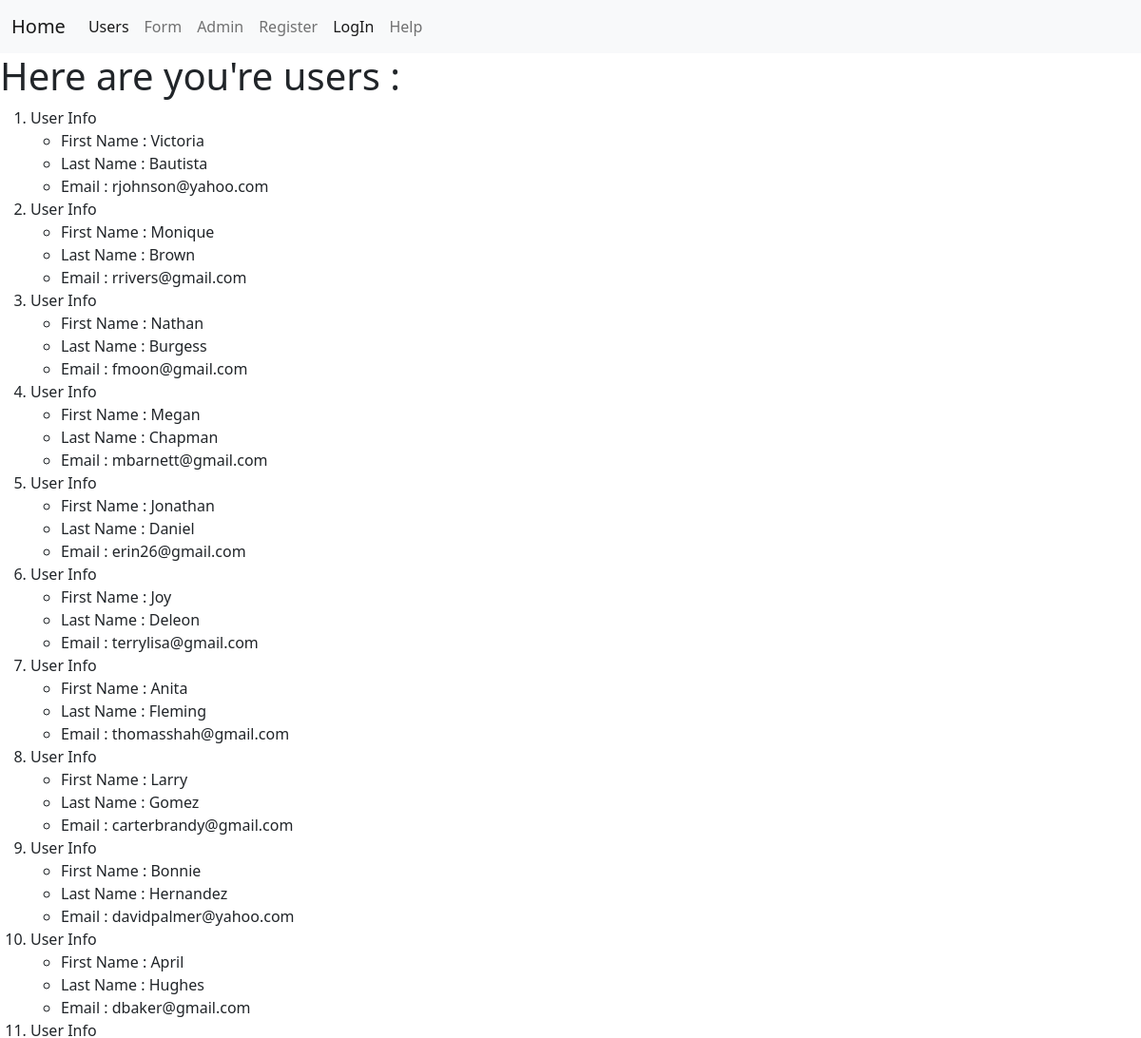
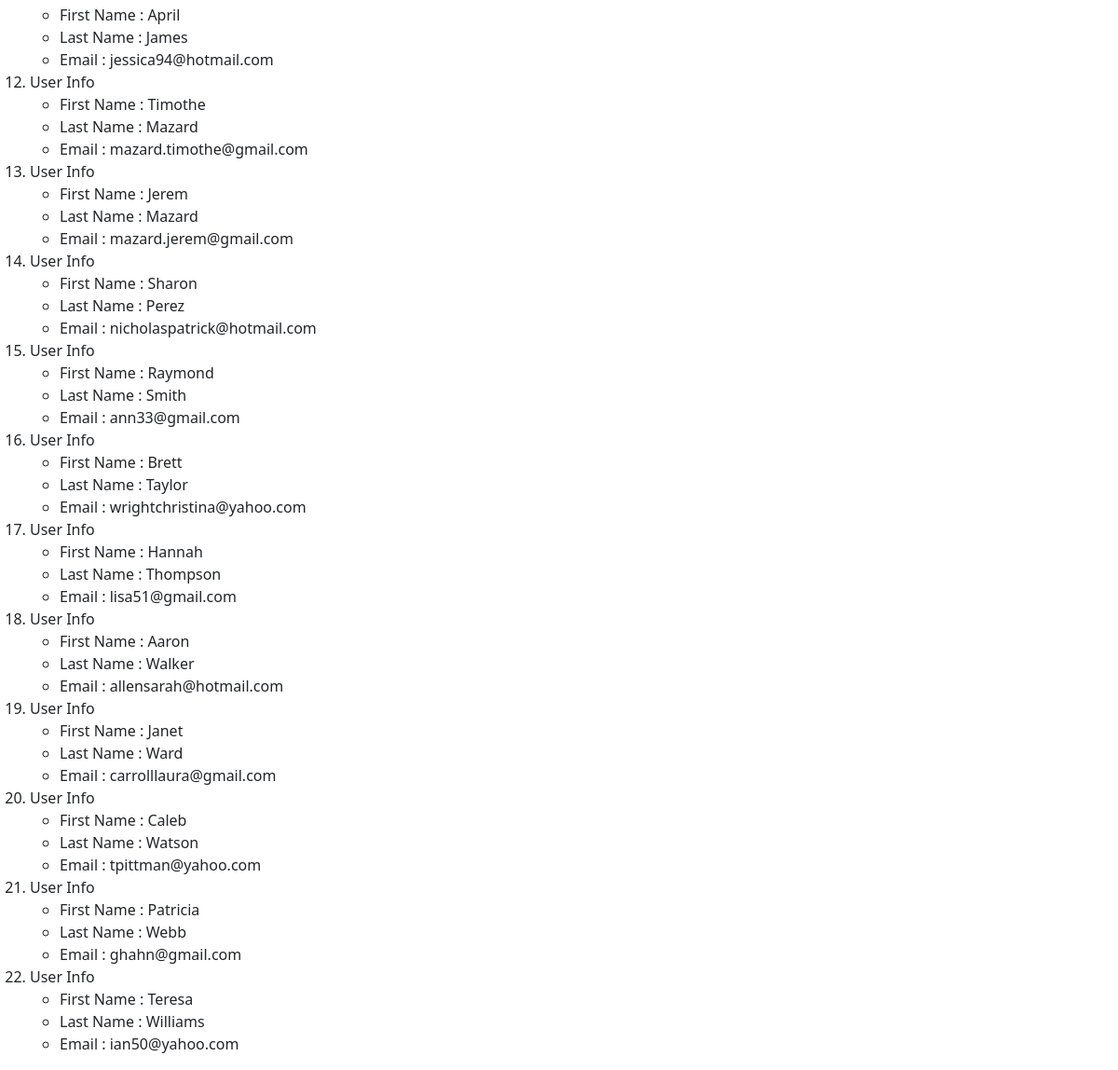
/users/, run on the app's committed database (2 pictures, top to bottom).
### appTwo/models.py (models this page shows, shortened)
class Users(models.Model):
    first_name = models.CharField(max_length=30,unique=False)
    last_name = models.CharField(max_length=30, unique = False)
    email = models.EmailField(max_length=264, unique = True)

### appTwo/views.py (the view)
# urls.py: path('users/',views.users, name = 'users'),
def users(request):
    users_list = Users.objects.order_by('last_name')
    lm_dict = {'users_info': users_list}
    return render(request,'appTwo/users.html',context=lm_dict)

### templates/appTwo/users.html (shortened to what this page needs)
<!DOCTYPE html>
{% extends "appTwo/base.html" %}
  {% block body_block %}
    <h1>Here are you're users : </h1>
    <div class="userstab">
      {% if users_info %}
      <ol>
        {% for user in users_info %}
        <li>User Info</li>
        <ul>
          <li>First Name : {{user.first_name}}</li>
          <li>Last Name : {{user.last_name}}</li>
          <li>Email : {{user.email}}</li>
        </ul>
        {% endfor %}
      </ol>
      {% endif %}
    </div>
  {% endblock %}

### templates/appTwo/base.html (shortened to what this page needs)
<!DOCTYPE html>
<html lang="en" dir="ltr">
  <head>
    <link href="https://cdn.jsdelivr.net/npm/bootstrap@5.0.2/dist/css/bootstrap.min.css" rel="stylesheet">
  </head>
  <body>
    <nav class="navbar navbar-expand-lg navbar-light bg-light">
  <div class="container-fluid">
    <a class="navbar-brand" href="{% url "image" %}">Home</a>
    <div class="collapse navbar-collapse" id="navbarNavAltMarkup">
      <div class="navbar-nav">
        <a class="nav-link active" aria-current="page" href="{% url "users" %}">Users</a>
        <a class="nav-link" href="{% url "form_name" %}">Form</a>
        <a class="nav-link" href="{% url "admin:index" %}">Admin</a>
        <a class="nav-link" href="{% url "register" %}">Register</a>
        {%if user.is_authenticated %}
          <a class="nav-link" href="{% url "logout" %}">LogOut</a>
        {% else %}
        <a class="nav-link active" href="{% url "login" %}">LogIn</a>
        <a class="nav-link" href="{% url "help" %}">Help</a>
        {% endif %}
      </div>
    </div>
  </div>
</nav>
    {% block body_block %}{% endblock  %}
  </body>
</html>

### data on the page
Users: first_name "Victoria", last_name "Bautista", email "rjohnson@yahoo.com"
Users: first_name "Monique", last_name "Brown", email "rrivers@gmail.com"
Users: first_name "Nathan", last_name "Burgess", email "fmoon@gmail.com"
Users: first_name "Megan", last_name "Chapman", email "mbarnett@gmail.com"
Users: first_name "Jonathan", last_name "Daniel", email "erin26@gmail.com"
Users: first_name "Joy", last_name "Deleon", email "terrylisa@gmail.com"
Users: first_name "Anita", last_name "Fleming", email "thomasshah@gmail.com"
Users: first_name "Larry", last_name "Gomez", email "carterbrandy@gmail.com"
Users: first_name "Bonnie", last_name "Hernandez", email "davidpalmer@yahoo.com"
Users: first_name "April", last_name "Hughes", email "dbaker@gmail.com"
Users: first_name "April", last_name "James", email "jessica94@hotmail.com"
Users: first_name "Timothe", last_name "Mazard", email "mazard.timothe@gmail.com"
Users: first_name "Jerem", last_name "Mazard", email "mazard.jerem@gmail.com"
Users: first_name "Sharon", last_name "Perez", email "nicholaspatrick@hotmail.com"
Users: first_name "Raymond", last_name "Smith", email "ann33@gmail.com"
Users: first_name "Brett", last_name "Taylor", email "wrightchristina@yahoo.com"
Users: first_name "Hannah", last_name "Thompson", email "lisa51@gmail.com"
Users: first_name "Aaron", last_name "Walker", email "allensarah@hotmail.com"
Users: first_name "Janet", last_name "Ward", email "carrolllaura@gmail.com"
Users: first_name "Caleb", last_name "Watson", email "tpittman@yahoo.com"
Users: first_name "Patricia", last_name "Webb", email "ghahn@gmail.com"
Users: first_name "Teresa", last_name "Williams", email "ian50@yahoo.com"
